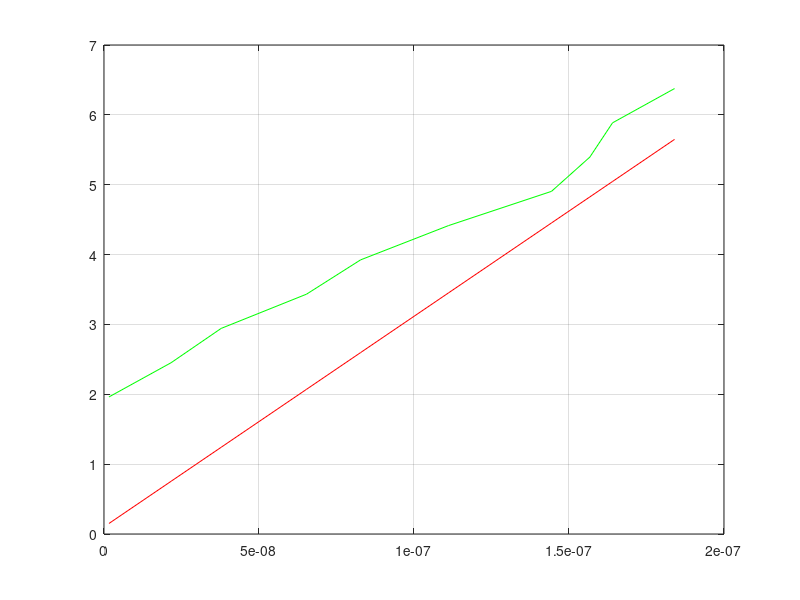

Source code (MATLAB):
function [ x,y,z,c ] = mdftp2_disque(  )

format short
c=cell(11,8);
x=zeros(1,10);
y=zeros(1,10);
z=zeros(1,10);
c{1,1}='m';
c{1,2}='V';
c{1,3}='t';
c{1,4}='Qv';
c{1,5}='Fimp(prat)';
c{1,6}='delta(Fimp(prat))';
c{1,7}='Fimp(th)';
c{1,8}='Qv2';
c{2,1}=0.65;
c{3,1}=0.60;
c{4,1}=0.55;
c{5,1}=0.50;
c{6,1}=0.45;
c{7,1}=0.40;
c{8,1}=0.35;
c{9,1}=0.30;
c{10,1}=0.25;
c{11,1}=0.20;
c{2,2}=0.01;
c{3,2}=0.01;
c{11,2}=0.003;
for i=4:10
    c{i,2}=0.005;
end
c{2,3}=23.31;
c{3,3}=24.69;
c{4,3}=12.63;
c{5,3}=13.16;
c{6,3}=15.00;
c{7,3}=17.38;
c{8,3}=19.56;
c{9,3}=25.72;
c{10,3}=33.97;
c{11,3}=75;
p=1000;
g=9.81;
d=0.0065;
e=0.008;
D1=0.040;
D2=0.035;
t=0;
Qv=0;
m=0;
V=0;
R=D1/2;
r=D2/2;
S1=pi*((d/2)^2);
S2=pi*(R^2-(R-e)^2);
k=0;
dt=1;
n=0;
for i=2:11
    m=c{i,1};
    V=c{i,2};
    t=c{i,3};
    Qv=V/t;
    c{i,4}=Qv;
    Fprat=m*g;
    c{i,5}=Fprat;
    Fth=p*(Qv^2)*(1/S1)+g*p*(S1*(R-e)+pi*(R^2)*e);
    c{i,7}=Fth;
    c{i,8}=(Qv)^2;
    k=k+p*(1/S1);
    df=2*Fprat'*(dt/t);
    c{i,6}=df;
    x(1,i-1)=(Qv)^2;
    y(1,i-1)=Fth;
    z(1,i-1)=Fprat;
    n=n+g*p*(S1*(R-e)+pi*(R^2)*e);
end
k=k/10;
k
c
n=n/(10*g);
n
hold off
plot(x,y,'r')
grid on
hold on
plot(x,z,'g')




end